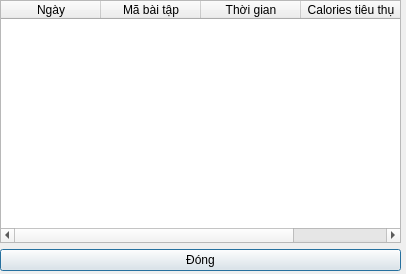
<?xml version="1.0" encoding="UTF-8"?>
<ui version="4.0">
 <class>btap_calo_out</class>
 <widget class="QDialog" name="btap_calo_out">
  <property name="geometry">
   <rect>
    <x>0</x>
    <y>0</y>
    <width>406</width>
    <height>274</height>
   </rect>
  </property>
  <property name="windowTitle">
   <string>Dialog</string>
  </property>
  <widget class="QWidget" name="verticalLayoutWidget">
   <property name="geometry">
    <rect>
     <x>0</x>
     <y>0</y>
     <width>401</width>
     <height>271</height>
    </rect>
   </property>
   <layout class="QVBoxLayout" name="verticalLayout">
    <item>
     <widget class="QTableWidget" name="tableWidget">
      <column>
       <property name="text">
        <string>Ngày</string>
       </property>
      </column>
      <column>
       <property name="text">
        <string>Mã bài tập</string>
       </property>
      </column>
      <column>
       <property name="text">
        <string>Thời gian</string>
       </property>
      </column>
      <column>
       <property name="text">
        <string>Calories tiêu thụ</string>
       </property>
      </column>
     </widget>
    </item>
    <item>
     <widget class="QPushButton" name="pushButton">
      <property name="text">
       <string>Đóng</string>
      </property>
     </widget>
    </item>
   </layout>
  </widget>
 </widget>
 <resources/>
 <connections/>
</ui>
